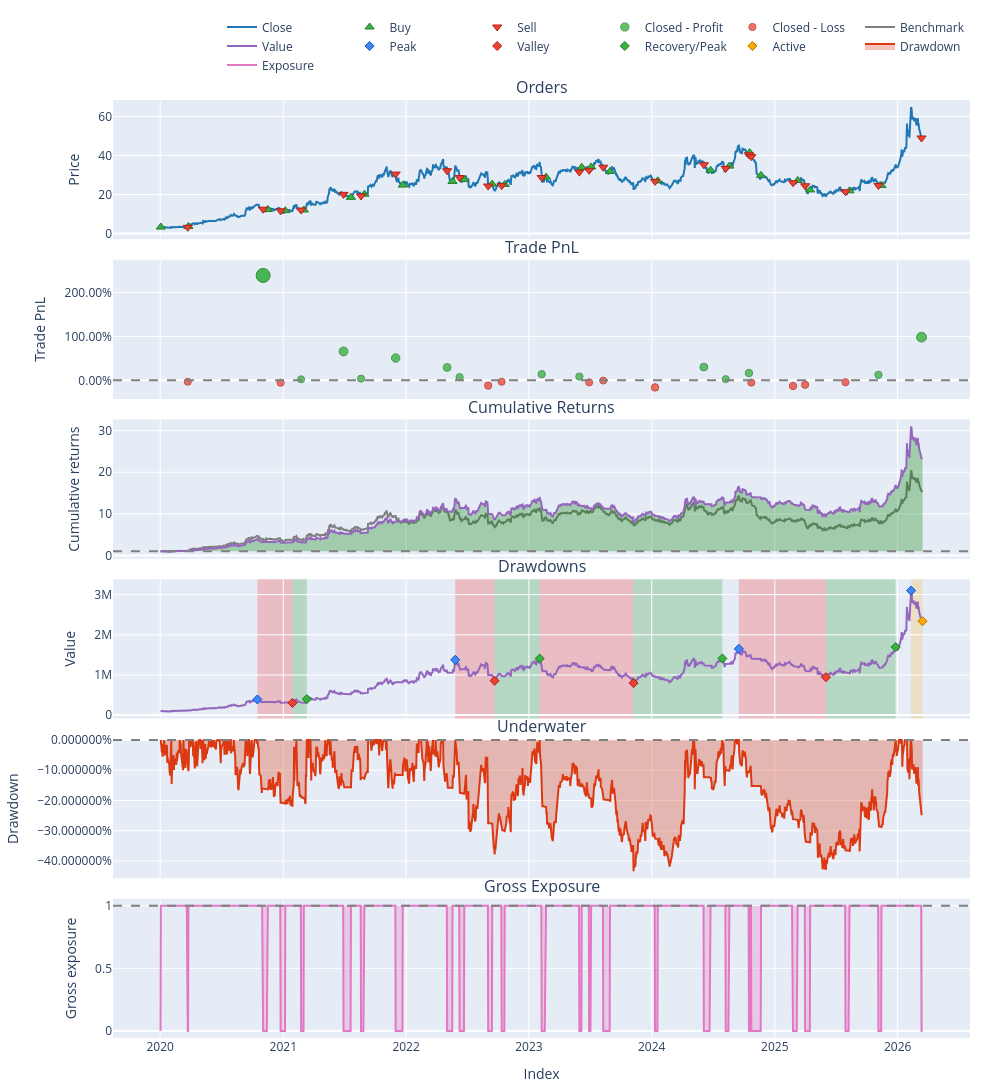
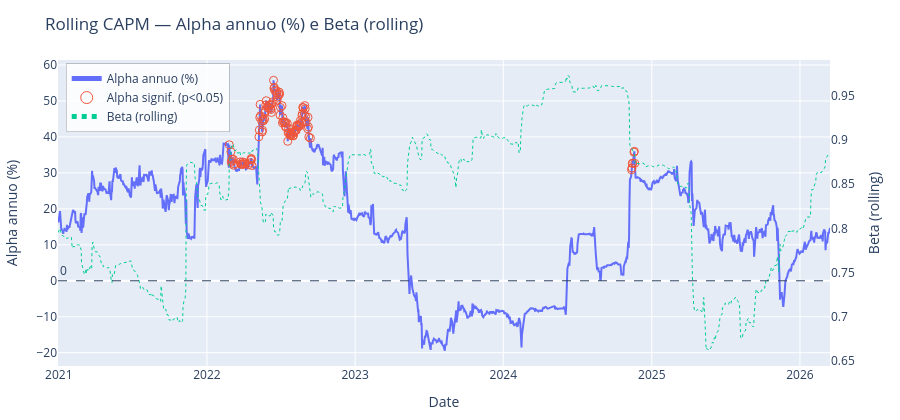
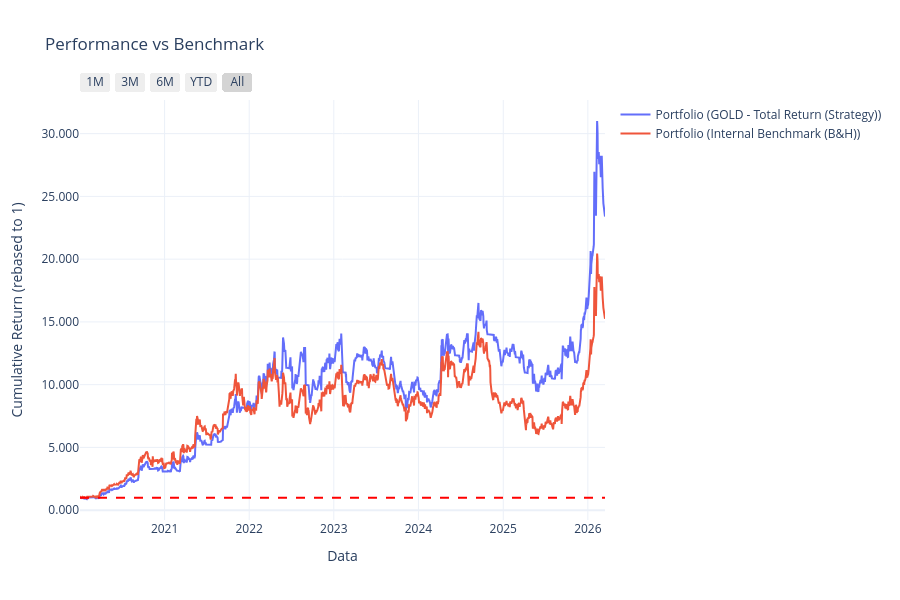
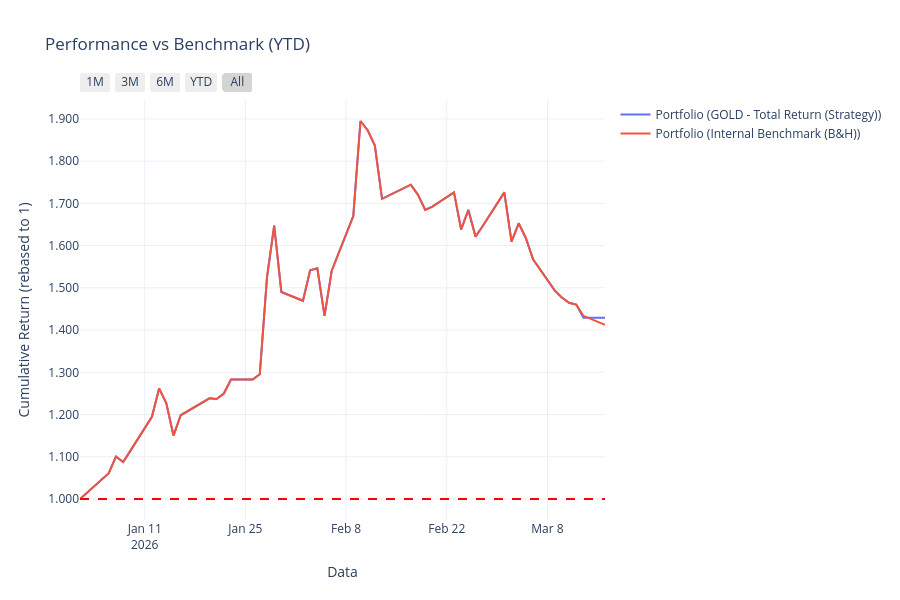

Write notebook code for charts like these, in order.
### Code cell
# figs = generate_portfolio_performance(pf=portfolio,
#                                        portfolio_title=symbol,
#                                        pf_b_h=portfolio_bh,
#                                        portfolio_ts= None,
#                                        benchmark=None)

# %run _bootstrap_dev.ipynb

auto_adjust = True # tipicamente nel calcolo performance uso prezi rettificati per ottenere Total Return. Se False -> Price return

portfolio_title = f"{symbol} - Total"
portfolio_title += " Return" if auto_adjust else " Price" 


figs = generate_portfolio_performance(
    pf=portfolio,
    portfolio_title=portfolio_title,
    benchmark="Internal Benchmark (B&H)",
    alpha_analysis=True,
    show_plots=True
)

### Figure 1 — Plotly figure (JSON) as saved in the notebook; plotly's stock layout.template omitted (floating-point values rounded to 4 significant figures; data arrays with more than 128 entries replaced by an {"elided": "..."} marker saying what was removed)
{"data": [{"legendgroup": "0", "line": {"color": "#1f77b4"}, "name": "Close", "showlegend": true, "type": "scatter", "uid": "35335a73-eea4-408c-a734-afc621901d40", "x": {"elided": "1558 str values"}, "xaxis": "x", "y": {"elided": "1558 float values"}, "yaxis": "y"}, {"customdata": [[0, 29870.0, 99.9], [2, 26260.0, 96.49], [4, 26520.0, 326.9], [6, 26240.0, 308.5], [8, 26100.0, 315.5], [10, 28170.0, 522.6], [12, 26880.0, 542.4], [14, 32930.0, 817.3], [16, 39610.0, 1057.0], [18, 41030.0, 1133.0], [20, 39360.0, 996.7], [22, 38340.0, 964.1], [24, 37990.0, 1098.0], [26, 35160.0, 1192.0], [28, 33330.0, 1136.0], [30, 35520.0, 1129.0], [32, 35080.0, 947.6], [34, 38040.0, 1233.0], [36, 36660.0, 1266.0], [38, 35620.0, 1476.0], [40, 46940.0, 1399.0], [42, 44850.0, 1218.0], [44, 49050.0, 1095.0], [46, 47920.0, 1048.0], [48, 47860.0, 1178.0]], "hovertemplate": "Order Id: %{customdata[0]}<br>Timestamp: %{x}<br>Price: %{y}<br>Size: %{customdata[1]:.6f}<br>Fees: %{customdata[2]:.6f}", "legendgroup": "1", "marker": {"color": "#37B13F", "line": {"color": "rgb(38,123,44)", "width": 1}, "size": 8, "symbol": "triangle-up"}, "mode": "markers", "name": "Buy", "type": "scatter", "uid": "b997aa32-5058-4b01-92ec-eb984b755a96", "x": ["2020-01-03T00:00:00", "2020-03-25T00:00:00", "2020-11-16T00:00:00", "2021-01-07T00:00:00", "2021-03-03T00:00:00", "2021-07-21T00:00:00", "2021-08-30T00:00:00", "2021-12-22T00:00:00", "2022-05-19T00:00:00", "2022-06-23T00:00:00", "2022-09-14T00:00:00", "2022-10-21T00:00:00", "2023-02-21T00:00:00", "2023-06-07T00:00:00", "2023-07-05T00:00:00", "2023-08-30T00:00:00", "2024-01-19T00:00:00", "2024-06-24T00:00:00", "2024-08-19T00:00:00", "2024-10-18T00:00:00", "2024-11-21T00:00:00", "2025-03-10T00:00:00", "2025-04-16T00:00:00", "2025-08-11T00:00:00", "2025-11-14T00:00:00"], "xaxis": "x", "y": [3.345, 3.674, 12.33, 11.76, 12.09, 18.55, 20.18, 24.82, 26.68, 27.62, 25.32, 25.15, 28.9, 33.92, 34.1, 31.79, 27.01, 32.42, 34.53, 41.45, 29.81, 27.16, 22.33, 21.88, 24.62], "yaxis": "y"}, {"customdata": [[1, 29870.0, 96.68], [3, 26260.0, 327.6], [5, 26520.0, 309.2], [7, 26240.0, 316.1], [9, 26100.0, 523.7], [11, 28170.0, 543.5], [13, 26880.0, 819.0], [15, 32930.0, 1059.0], [17, 39610.0, 1135.0], [19, 41030.0, 998.7], [21, 39360.0, 966.0], [23, 38340.0, 1100.0], [25, 37990.0, 1195.0], [27, 35160.0, 1139.0], [29, 33330.0, 1132.0], [31, 35520.0, 949.5], [33, 35080.0, 1236.0], [35, 38040.0, 1268.0], [37, 36660.0, 1479.0], [39, 35620.0, 1402.0], [41, 46940.0, 1221.0], [43, 44850.0, 1098.0], [45, 49050.0, 1050.0], [47, 47920.0, 1181.0], [49, 47860.0, 2341.0]], "hovertemplate": "Order Id: %{customdata[0]}<br>Timestamp: %{x}<br>Price: %{y}<br>Size: %{customdata[1]:.6f}<br>Fees: %{customdata[2]:.6f}", "legendgroup": "2", "marker": {"color": "#EA4335", "line": {"color": "rgb(181,31,18)", "width": 1}, "size": 8, "symbol": "triangle-down"}, "mode": "markers", "name": "Sell", "type": "scatter", "uid": "758c5e1f-20b3-4aca-9494-91603efae2a7", "x": ["2020-03-23T00:00:00", "2020-11-02T00:00:00", "2020-12-24T00:00:00", "2021-02-23T00:00:00", "2021-06-29T00:00:00", "2021-08-20T00:00:00", "2021-12-01T00:00:00", "2022-05-03T00:00:00", "2022-06-09T00:00:00", "2022-09-02T00:00:00", "2022-10-12T00:00:00", "2023-02-08T00:00:00", "2023-05-31T00:00:00", "2023-06-29T00:00:00", "2023-08-10T00:00:00", "2024-01-11T00:00:00", "2024-06-04T00:00:00", "2024-08-08T00:00:00", "2024-10-16T00:00:00", "2024-10-23T00:00:00", "2025-02-24T00:00:00", "2025-04-01T00:00:00", "2025-07-30T00:00:00", "2025-11-05T00:00:00", "2026-03-13T00:00:00"], "xaxis": "x", "y": [3.237, 12.47, 11.66, 12.05, 20.06, 19.29, 30.47, 32.15, 28.67, 24.34, 24.55, 28.69, 31.45, 32.39, 33.95, 26.73, 35.22, 33.35, 40.35, 39.37, 26.0, 24.47, 21.41, 24.64, 48.91], "yaxis": "y"}, {"customdata": [[1, 1, 230700.0, 2.39], [3, 3, 6937.0, 0.02248], [4, 4, 207400.0, 0.6573], [5, 5, 19780.0, 0.03784], [6, 6, 275200.0, 0.5074], [7, 7, 239600.0, 0.2932], [8, 8, 76560.0, 0.07246], [11, 11, 134000.0, 0.1389], [12, 12, 94610.0, 0.08617], [16, 16, 285800.0, 0.3016], [17, 17, 32830.0, 0.02662], [18, 18, 210600.0, 0.1664], [23, 23, 130300.0, 0.1242], [24, 24, 1159000.0, 0.9836]], "hovertemplate": "Exit Trade Id: %{customdata[0]}<br>Position Id: %{customdata[1]}<br>Exit Timestamp: %{x}<br>PnL: %{customdata[2]:.6f}<br>Return: %{customdata[3]:.2%}", "legendgroup": "3", "marker": {"color": "#37B13F", "line": {"color": "rgb(38,123,44)", "width": 1}, "opacity": [0.9, 0.751, 0.791, 0.752, 0.7815, 0.7681, 0.7542, 0.7583, 0.755, 0.7686, 0.7513, 0.7601, 0.7574, 0.8115], "size": [14, 7.048, 8.911, 7.093, 8.471, 7.842, 7.194, 7.389, 7.235, 7.867, 7.06, 7.47, 7.346, 9.869], "symbol": "circle"}, "mode": "markers", "name": "Closed - Profit", "type": "scatter", "uid": "60bc8885-0640-4d7f-bf4b-d42c917d6c39", "x": ["2020-11-02T00:00:00", "2021-02-23T00:00:00", "2021-06-29T00:00:00", "2021-08-20T00:00:00", "2021-12-01T00:00:00", "2022-05-03T00:00:00", "2022-06-09T00:00:00", "2023-02-08T00:00:00", "2023-05-31T00:00:00", "2024-06-04T00:00:00", "2024-08-08T00:00:00", "2024-10-16T00:00:00", "2025-11-05T00:00:00", "2026-03-13T00:00:00"], "xaxis": "x2", "y": [2.39, 0.02248, 0.6573, 0.03784, 0.5074, 0.2932, 0.07246, 0.1389, 0.08617, 0.3016, 0.02662, 0.1664, 0.1242, 0.9836], "yaxis": "y2"}, {"customdata": [[0, 0, -3413.0, -0.03416], [2, 2, -18390.0, -0.05624], [9, 9, -136600.0, -0.1206], [10, 10, -32610.0, -0.03272], [13, 13, -56050.0, -0.047], [14, 14, -7150.0, -0.006292], [15, 15, -181900.0, -0.161], [19, 19, -77000.0, -0.05215], [20, 20, -181500.0, -0.1297], [21, 21, -122900.0, -0.1009], [22, 22, -47150.0, -0.04304]], "hovertemplate": "Exit Trade Id: %{customdata[0]}<br>Position Id: %{customdata[1]}<br>Exit Timestamp: %{x}<br>PnL: %{customdata[2]:.6f}<br>Return: %{customdata[3]:.2%}", "legendgroup": "4", "marker": {"color": "#EA4335", "line": {"color": "rgb(181,31,18)", "width": 1}, "opacity": [0.7518, 0.7531, 0.7572, 0.7517, 0.7526, 0.75, 0.7597, 0.7529, 0.7578, 0.7559, 0.7523], "size": [7.082, 7.147, 7.336, 7.078, 7.12, 7, 7.454, 7.135, 7.362, 7.278, 7.108], "symbol": "circle"}, "mode": "markers", "name": "Closed - Loss", "type": "scatter", "uid": "5b2abf9f-3826-42fa-9649-c00f24256da5", "x": ["2020-03-23T00:00:00", "2020-12-24T00:00:00", "2022-09-02T00:00:00", "2022-10-12T00:00:00", "2023-06-29T00:00:00", "2023-08-10T00:00:00", "2024-01-11T00:00:00", "2024-10-23T00:00:00", "2025-02-24T00:00:00", "2025-04-01T00:00:00", "2025-07-30T00:00:00"], "xaxis": "x2", "y": [-0.03416, -0.05624, -0.1206, -0.03272, -0.047, -0.006292, -0.161, -0.05215, -0.1297, -0.1009, -0.04304], "yaxis": "y2"}, {"legendgroup": "5", "line": {"color": "#7f7f7f"}, "name": "Benchmark", "showlegend": true, "type": "scatter", "uid": "c0ea106e-e781-48ec-a057-679ed8dccc9e", "x": {"elided": "1558 str values"}, "xaxis": "x3", "y": {"elided": "1558 float values"}, "yaxis": "y3"}, {"hoverinfo": "skip", "legendgroup": "6", "line": {"color": "rgba(0, 0, 0, 0)", "width": 0}, "opacity": 0, "showlegend": false, "type": "scatter", "uid": "9f013ed1-c65b-4c1f-9e31-ebdf062c3746", "x": {"elided": "1558 str values"}, "xaxis": "x3", "y": {"elided": "1558 int values"}, "yaxis": "y3"}, {"connectgaps": false, "fill": "tonexty", "fillcolor": "rgba(0, 128, 0, 0.3)", "hoverinfo": "skip", "legendgroup": "6", "line": {"color": "rgba(0, 0, 0, 0)", "width": 0}, "opacity": 0, "showlegend": false, "type": "scatter", "uid": "480c21dc-ff1e-4ded-88bf-f4fbc0181440", "x": {"elided": "1558 str values"}, "xaxis": "x3", "y": {"elided": "1558 float values"}, "yaxis": "y3"}, {"hoverinfo": "skip", "legendgroup": "6", "line": {"color": "rgba(0, 0, 0, 0)", "width": 0}, "opacity": 0, "showlegend": false, "type": "scatter", "uid": "cd148f93-faf4-4f24-b387-837712e550d4", "x": {"elided": "1558 str values"}, "xaxis": "x3", "y": {"elided": "1558 int values"}, "yaxis": "y3"}, {"connectgaps": false, "fill": "tonexty", "fillcolor": "rgba(255, 0, 0, 0.3)", "hoverinfo": "skip", "legendgroup": "6", "line": {"color": "rgba(0, 0, 0, 0)", "width": 0}, "opacity": 0, "showlegend": false, "type": "scatter", "uid": "38476fd6-4f52-4071-b4f7-6734f117e8ee", "x": {"elided": "1558 str values"}, "xaxis": "x3", "y": {"elided": "1558 float values"}, "yaxis": "y3"}, {"legendgroup": "7", "line": {"color": "#9467bd"}, "name": "Value", "showlegend": true, "type": "scatter", "uid": "c4c6b116-3e94-46ea-8ef0-029b1ec3bd03", "x": {"elided": "1558 str values"}, "xaxis": "x3", "y": {"elided": "1558 float values"}, "yaxis": "y3"}, {"hoverinfo": "skip", "legendgroup": "6", "line": {"color": "rgba(0, 0, 0, 0)", "width": 0}, "opacity": 0, "showlegend": false, "type": "scatter", "uid": "0f8470bd-11ce-48dd-93fa-c9ca8427ef51", "x": {"elided": "1558 str values"}, "xaxis": "x3", "y": {"elided": "1558 int values"}, "yaxis": "y3"}, {"legendgroup": "7", "line": {"color": "#9467bd"}, "name": "Value", "showlegend": false, "type": "scatter", "uid": "16e5291e-60c7-485c-a58f-17baf7665c8f", "x": {"elided": "1558 str values"}, "xaxis": "x4", "y": {"elided": "1558 float values"}, "yaxis": "y4"}, {"customdata": [[29], [49], [53], [59]], "hovertemplate": "Drawdown Id: %{customdata[0]}<br>Peak Timestamp: %{x}<br>Peak Value: %{y}", "legendgroup": "8", "marker": {"color": "#4285F4", "line": {"color": "rgb(11,84,205)", "width": 1}, "size": 7, "symbol": "diamond"}, "mode": "markers", "name": "Peak", "type": "scatter", "uid": "f0a31072-1e6e-4d97-b212-5751aed64742", "x": ["2020-10-16T00:00:00", "2022-05-27T00:00:00", "2024-09-16T00:00:00", "2026-02-10T00:00:00"], "xaxis": "x4", "y": [389900.0, 1376000.0, 1651000.0, 3100000.0], "yaxis": "y4"}, {"customdata": [["29", "-0.22063482157164035", "70 days 00:00:00"], ["49", "-0.37833672407277247", "79 days 00:00:00"], ["50", "-0.4339394666314892", "193 days 00:00:00"], ["53", "-0.42790108634488655", "177 days 00:00:00"]], "hovertemplate": "Drawdown Id: %{customdata[0]}<br>Valley Timestamp: %{x}<br>Valley Value: %{y}<br>Drawdown: %{customdata[1]:.2%}<br>Duration: %{customdata[2]}", "legendgroup": "9", "marker": {"color": "#EA4335", "line": {"color": "rgb(181,31,18)", "width": 1}, "size": 7, "symbol": "diamond"}, "mode": "markers", "name": "Valley", "type": "scatter", "uid": "60223106-9906-4e93-ad54-cc651f78102f", "x": ["2021-01-28T00:00:00", "2022-09-21T00:00:00", "2023-11-08T00:00:00", "2025-06-02T00:00:00"], "xaxis": "x4", "y": [303900.0, 855300.0, 796700.0, 944700.0], "yaxis": "y4"}, {"customdata": [["29", "0.3135237366765746", "30 days 00:00:00"], ["49", "0.645569176990006", "92 days 00:00:00"], ["50", "0.7682252360267817", "179 days 00:00:00"], ["53", "0.7925070645150729", "144 days 00:00:00"]], "hovertemplate": "Drawdown Id: %{customdata[0]}<br>End Timestamp: %{x}<br>End Value: %{y}<br>Return: %{customdata[1]:.2%}<br>Duration: %{customdata[2]}", "legendgroup": "10", "marker": {"color": "#37B13F", "line": {"color": "rgb(38,123,44)", "width": 1}, "size": 7, "symbol": "diamond"}, "mode": "markers", "name": "Recovery/Peak", "type": "scatter", "uid": "55dd60b1-fd8a-4a23-a9d0-a76661dc43d8", "x": ["2021-03-12T00:00:00", "2023-02-02T00:00:00", "2024-07-29T00:00:00", "2025-12-26T00:00:00"], "xaxis": "x4", "y": [399100.0, 1407000.0, 1409000.0, 1693000.0], "yaxis": "y4"}, {"customdata": [["59", "-0.2456891402733764", "23 days 00:00:00"]], "hovertemplate": "Drawdown Id: %{customdata[0]}<br>End Timestamp: %{x}<br>End Value: %{y}<br>Return: %{customdata[1]:.2%}<br>Duration: %{customdata[2]}", "legendgroup": "11", "marker": {"color": "#FFAA00", "line": {"color": "rgb(178,118,0)", "width": 1}, "size": 7, "symbol": "diamond"}, "mode": "markers", "name": "Active", "type": "scatter", "uid": "0cb1229c-413f-4a1d-91f9-418e3fa5f887", "x": ["2026-03-16T00:00:00"], "xaxis": "x4", "y": [2339000.0], "yaxis": "y4"}, {"fill": "tozeroy", "fillcolor": "rgba(220,57,18,0.3000)", "legendgroup": "12", "line": {"color": "#dc3912"}, "name": "Drawdown", "showlegend": true, "type": "scatter", "uid": "9196d9bb-e2e2-4b4a-b2d6-6d17dc23f29d", "x": {"elided": "1558 str values"}, "xaxis": "x5", "y": {"elided": "1558 float values"}, "yaxis": "y5"}, {"hoverinfo": "skip", "legendgroup": "6", "line": {"color": "rgba(0, 0, 0, 0)", "width": 0}, "opacity": 0, "showlegend": false, "type": "scatter", "uid": "b7ab2c02-8bbd-4c02-8505-b46fbfa11dda", "x": {"elided": "1558 str values"}, "xaxis": "x6", "y": {"elided": "1558 int values"}, "yaxis": "y6"}, {"connectgaps": false, "fill": "tonexty", "fillcolor": "rgba(227,119,194,0.3000)", "hoverinfo": "skip", "legendgroup": "6", "line": {"color": "rgba(0, 0, 0, 0)", "width": 0}, "opacity": 0, "showlegend": false, "type": "scatter", "uid": "695d3b53-df21-4711-bf9c-298af7849d53", "x": {"elided": "1558 str values"}, "xaxis": "x6", "y": {"elided": "1558 int values"}, "yaxis": "y6"}, {"legendgroup": "13", "line": {"color": "#e377c2"}, "name": "Exposure", "showlegend": true, "type": "scatter", "uid": "572f422d-12be-432a-90d8-85a7f0ef7d1a", "x": {"elided": "1558 str values"}, "xaxis": "x6", "y": {"elided": "1558 int values"}, "yaxis": "y6"}, {"hoverinfo": "skip", "legendgroup": "6", "line": {"color": "rgba(0, 0, 0, 0)", "width": 0}, "opacity": 0, "showlegend": false, "type": "scatter", "uid": "8dcaf2fa-45bb-492a-9ce3-dd1f507cff60", "x": {"elided": "1558 str values"}, "xaxis": "x6", "y": {"elided": "1558 int values"}, "yaxis": "y6"}], "layout": {"annotations": [{"font": {"size": 16}, "showarrow": false, "text": "Orders", "x": 0.5, "xanchor": "center", "xref": "paper", "y": 1, "yanchor": "bottom", "yref": "paper"}, {"font": {"size": 16}, "showarrow": false, "text": "Trade PnL", "x": 0.5, "xanchor": "center", "xref": "paper", "y": 0.8297, "yanchor": "bottom", "yref": "paper"}, {"font": {"size": 16}, "showarrow": false, "text": "Cumulative Returns", "x": 0.5, "xanchor": "center", "xref": "paper", "y": 0.6594, "yanchor": "bottom", "yref": "paper"}, {"font": {"size": 16}, "showarrow": false, "text": "Drawdowns", "x": 0.5, "xanchor": "center", "xref": "paper", "y": 0.4891, "yanchor": "bottom", "yref": "paper"}, {"font": {"size": 16}, "showarrow": false, "text": "Underwater", "x": 0.5, "xanchor": "center", "xref": "paper", "y": 0.3188, "yanchor": "bottom", "yref": "paper"}, {"font": {"size": 16}, "showarrow": false, "text": "Gross Exposure", "x": 0.5, "xanchor": "center", "xref": "paper", "y": 0.1485, "yanchor": "bottom", "yref": "paper"}], "height": 1830, "legend": {"orientation": "h", "traceorder": "normal", "x": 1, "xanchor": "right", "y": 1.022, "yanchor": "bottom"}, "margin": {"b": 30, "l": 30, "r": 30, "t": 30}, "shapes": [{"line": {"color": "gray", "dash": "dash"}, "type": "line", "x0": 0, "x1": 1, "xref": "paper", "y0": 0, "y1": 0, "yref": "y2"}, {"line": {"color": "gray", "dash": "dash"}, "type": "line", "x0": 0, "x1": 1, "xref": "paper", "y0": 1, "y1": 1, "yref": "y3"}, {"fillcolor": "red", "layer": "below", "line": {"width": 0}, "opacity": 0.2, "type": "rect", "x0": "2020-10-16T00:00:00", "x1": "2021-01-28T00:00:00", "xref": "x4", "y0": 0.3406, "y1": 0.4891, "yref": "paper"}, {"fillcolor": "red", "layer": "below", "line": {"width": 0}, "opacity": 0.2, "type": "rect", "x0": "2022-05-27T00:00:00", "x1": "2022-09-21T00:00:00", "xref": "x4", "y0": 0.3406, "y1": 0.4891, "yref": "paper"}, {"fillcolor": "red", "layer": "below", "line": {"width": 0}, "opacity": 0.2, "type": "rect", "x0": "2023-02-02T00:00:00", "x1": "2023-11-08T00:00:00", "xref": "x4", "y0": 0.3406, "y1": 0.4891, "yref": "paper"}, {"fillcolor": "red", "layer": "below", "line": {"width": 0}, "opacity": 0.2, "type": "rect", "x0": "2024-09-16T00:00:00", "x1": "2025-06-02T00:00:00", "xref": "x4", "y0": 0.3406, "y1": 0.4891, "yref": "paper"}, {"fillcolor": "green", "layer": "below", "line": {"width": 0}, "opacity": 0.2, "type": "rect", "x0": "2021-01-28T00:00:00", "x1": "2021-03-12T00:00:00", "xref": "x4", "y0": 0.3406, "y1": 0.4891, "yref": "paper"}, {"fillcolor": "green", "layer": "below", "line": {"width": 0}, "opacity": 0.2, "type": "rect", "x0": "2022-09-21T00:00:00", "x1": "2023-02-02T00:00:00", "xref": "x4", "y0": 0.3406, "y1": 0.4891, "yref": "paper"}, {"fillcolor": "green", "layer": "below", "line": {"width": 0}, "opacity": 0.2, "type": "rect", "x0": "2023-11-08T00:00:00", "x1": "2024-07-29T00:00:00", "xref": "x4", "y0": 0.3406, "y1": 0.4891, "yref": "paper"}, {"fillcolor": "green", "layer": "below", "line": {"width": 0}, "opacity": 0.2, "type": "rect", "x0": "2025-06-02T00:00:00", "x1": "2025-12-26T00:00:00", "xref": "x4", "y0": 0.3406, "y1": 0.4891, "yref": "paper"}, {"fillcolor": "orange", "layer": "below", "line": {"width": 0}, "opacity": 0.2, "type": "rect", "x0": "2026-02-10T00:00:00", "x1": "2026-03-16T00:00:00", "xref": "x4", "y0": 0.3406, "y1": 0.4891, "yref": "paper"}, {"line": {"color": "gray", "dash": "dash"}, "type": "line", "x0": 0, "x1": 1, "xref": "paper", "y0": 0, "y1": 0, "yref": "y5"}, {"line": {"color": "gray", "dash": "dash"}, "type": "line", "x0": 0, "x1": 1, "xref": "paper", "y0": 1, "y1": 1, "yref": "y6"}], "showlegend": true, "width": 1000, "xaxis": {"anchor": "y", "domain": [0, 1], "matches": "x6", "showticklabels": false}, "xaxis2": {"anchor": "y2", "domain": [0, 1], "matches": "x6", "showticklabels": false}, "xaxis3": {"anchor": "y3", "domain": [0, 1], "matches": "x6", "showticklabels": false}, "xaxis4": {"anchor": "y4", "domain": [0, 1], "matches": "x6", "showticklabels": false}, "xaxis5": {"anchor": "y5", "domain": [0, 1], "matches": "x6", "showticklabels": false}, "xaxis6": {"anchor": "y6", "domain": [0, 1], "title": {"text": "Index"}}, "yaxis": {"anchor": "x", "domain": [0.8515, 1], "title": {"text": "Price"}}, "yaxis2": {"anchor": "x2", "domain": [0.6812, 0.8297], "tickformat": ".2%", "title": {"text": "Trade PnL"}}, "yaxis3": {"anchor": "x3", "domain": [0.5109, 0.6594], "title": {"text": "Cumulative returns"}}, "yaxis4": {"anchor": "x4", "domain": [0.3406, 0.4891], "title": {"text": "Value"}}, "yaxis5": {"anchor": "x5", "domain": [0.1703, 0.3188], "tickformat": "%", "title": {"text": "Drawdown"}}, "yaxis6": {"anchor": "x6", "domain": [0, 0.1485], "title": {"text": "Gross exposure"}}}}

### Figure 2 — Plotly figure (JSON) as saved in the notebook; plotly's stock layout.template omitted (floating-point values rounded to 4 significant figures; data arrays with more than 128 entries replaced by an {"elided": "..."} marker saying what was removed)
{"data": [{"customdata": {"elided": "1307x1 float values"}, "hovertemplate": "Date: %{x}<br>Alpha annuo: %{y:.3f}%<br>p: %{customdata[0]:.3g}", "line": {"width": 2}, "mode": "lines", "name": "Alpha annuo (%)", "type": "scatter", "x": {"elided": "1307 str values"}, "y": {"elided": "1307 float values"}}, {"customdata": [[0.0348], [0.0301], [0.04407], [0.04188], [0.03924], [0.03925], [0.04894], [0.04655], [0.04211], [0.04539], [0.0463], [0.04607], [0.04195], [0.04518], [0.04579], [0.04362], [0.04617], [0.0471], [0.04352], [0.03867], [0.03653], [0.038], [0.04882], [0.02873], [0.02282], [0.01514], [0.0104], [0.01777], [0.02174], [0.03164], [0.02971], [0.02088], [0.02206], [0.02052], [0.01616], [0.01505], [0.01241], [0.01047], [0.013], [0.01413], [0.01384], [0.01234], [0.01217], [0.0141], [0.0149], [0.01683], [0.01244], [0.01136], [0.006189], [0.009047], [0.008796], [0.01006], [0.0102], [0.01101], [0.01495], [0.01335], [0.01231], [0.01108], [0.01203], [0.02268], [0.01667], [0.01555], [0.03023], [0.02471], [0.02797], [0.02938], [0.02922], [0.03329], [0.02887], [0.03393], [0.02928], [0.0472], [0.03468], [0.02868], [0.03305], [0.03652], [0.03543], [0.03695], [0.03377], [0.03501], [0.03695], [0.03741], [0.03359], [0.03307], [0.03194], [0.03091], [0.03079], [0.02586], [0.02634], [0.02554], [0.02682], [0.02583], [0.02637], [0.02441], [0.02148], [0.02285], [0.01687], [0.01547], [0.01207], [0.01225], [0.01555], [0.01044], [0.01196], [0.01676], [0.02129], [0.02816], [0.01977], [0.03012], [0.04524], [0.047], [0.04214], [0.03909], [0.03234], [0.03207], [0.02082], [0.02006], [0.03985]], "hovertemplate": "Date: %{x}<br>Alpha annuo: %{y:.3f}%<br>p: %{customdata[0]:.3g}", "marker": {"size": 8, "symbol": "circle-open"}, "mode": "markers", "name": "Alpha signif. (p<0.05)", "type": "scatter", "x": ["2022-02-25T00:00:00", "2022-03-01T00:00:00", "2022-03-02T00:00:00", "2022-03-03T00:00:00", "2022-03-04T00:00:00", "2022-03-07T00:00:00", "2022-03-08T00:00:00", "2022-03-09T00:00:00", "2022-03-24T00:00:00", "2022-03-25T00:00:00", "2022-03-28T00:00:00", "2022-03-29T00:00:00", "2022-03-30T00:00:00", "2022-03-31T00:00:00", "2022-04-01T00:00:00", "2022-04-04T00:00:00", "2022-04-05T00:00:00", "2022-04-14T00:00:00", "2022-04-18T00:00:00", "2022-04-19T00:00:00", "2022-04-20T00:00:00", "2022-04-21T00:00:00", "2022-04-22T00:00:00", "2022-05-09T00:00:00", "2022-05-10T00:00:00", "2022-05-11T00:00:00", "2022-05-12T00:00:00", "2022-05-13T00:00:00", "2022-05-16T00:00:00", "2022-05-17T00:00:00", "2022-05-18T00:00:00", "2022-05-19T00:00:00", "2022-05-20T00:00:00", "2022-05-23T00:00:00", "2022-05-24T00:00:00", "2022-05-25T00:00:00", "2022-05-26T00:00:00", "2022-05-27T00:00:00", "2022-05-31T00:00:00", "2022-06-01T00:00:00", "2022-06-02T00:00:00", "2022-06-03T00:00:00", "2022-06-06T00:00:00", "2022-06-07T00:00:00", "2022-06-08T00:00:00", "2022-06-09T00:00:00", "2022-06-10T00:00:00", "2022-06-13T00:00:00", "2022-06-14T00:00:00", "2022-06-15T00:00:00", "2022-06-16T00:00:00", "2022-06-17T00:00:00", "2022-06-21T00:00:00", "2022-06-22T00:00:00", "2022-06-23T00:00:00", "2022-06-24T00:00:00", "2022-06-27T00:00:00", "2022-06-28T00:00:00", "2022-06-29T00:00:00", "2022-06-30T00:00:00", "2022-07-01T00:00:00", "2022-07-05T00:00:00", "2022-07-06T00:00:00", "2022-07-07T00:00:00", "2022-07-08T00:00:00", "2022-07-11T00:00:00", "2022-07-12T00:00:00", "2022-07-13T00:00:00", "2022-07-14T00:00:00", "2022-07-15T00:00:00", "2022-07-18T00:00:00", "2022-07-19T00:00:00", "2022-07-20T00:00:00", "2022-07-21T00:00:00", "2022-07-22T00:00:00", "2022-07-25T00:00:00", "2022-07-26T00:00:00", "2022-07-27T00:00:00", "2022-07-28T00:00:00", "2022-07-29T00:00:00", "2022-08-01T00:00:00", "2022-08-02T00:00:00", "2022-08-03T00:00:00", "2022-08-04T00:00:00", "2022-08-05T00:00:00", "2022-08-08T00:00:00", "2022-08-09T00:00:00", "2022-08-10T00:00:00", "2022-08-11T00:00:00", "2022-08-12T00:00:00", "2022-08-15T00:00:00", "2022-08-16T00:00:00", "2022-08-17T00:00:00", "2022-08-18T00:00:00", "2022-08-19T00:00:00", "2022-08-22T00:00:00", "2022-08-23T00:00:00", "2022-08-24T00:00:00", "2022-08-25T00:00:00", "2022-08-26T00:00:00", "2022-08-29T00:00:00", "2022-08-30T00:00:00", "2022-08-31T00:00:00", "2022-09-01T00:00:00", "2022-09-02T00:00:00", "2022-09-06T00:00:00", "2022-09-07T00:00:00", "2022-09-08T00:00:00", "2022-09-09T00:00:00", "2022-09-13T00:00:00", "2024-11-12T00:00:00", "2024-11-13T00:00:00", "2024-11-14T00:00:00", "2024-11-15T00:00:00", "2024-11-18T00:00:00", "2024-11-19T00:00:00", "2024-11-20T00:00:00"], "y": [37.83, 35.89, 32.94, 33.31, 33.78, 33.78, 32.12, 32.48, 33.04, 32.48, 32.34, 32.38, 33.08, 32.57, 32.48, 32.82, 32.42, 32.26, 32.83, 33.65, 34.04, 33.77, 32.06, 40.04, 41.91, 45.42, 49.05, 45.89, 44.37, 41.39, 41.85, 44.95, 44.46, 44.97, 46.74, 47.27, 48.92, 50.09, 48.56, 47.97, 48.12, 48.9, 48.99, 48.0, 47.63, 46.8, 49.17, 49.79, 55.76, 53.53, 53.73, 52.9, 52.82, 52.21, 50.25, 51.07, 51.7, 52.49, 51.93, 46.06, 48.21, 48.7, 43.91, 45.37, 44.29, 43.92, 43.98, 42.95, 44.07, 42.63, 43.79, 38.79, 41.11, 42.4, 41.26, 40.49, 40.73, 40.38, 41.13, 40.85, 40.41, 40.31, 41.17, 41.3, 41.57, 41.83, 41.86, 43.18, 43.04, 43.27, 42.9, 43.19, 43.03, 43.61, 44.52, 44.06, 45.91, 46.51, 48.23, 48.13, 46.38, 48.73, 47.86, 45.71, 44.11, 42.27, 45.48, 42.78, 40.0, 39.66, 30.87, 31.36, 32.65, 32.69, 35.78, 36.0, 32.67]}, {"hovertemplate": "Date: %{x}<br>Beta: %{y:.3f}", "line": {"dash": "dot", "width": 1}, "mode": "lines", "name": "Beta (rolling)", "type": "scatter", "x": {"elided": "1307 str values"}, "y": {"elided": "1307 float values"}, "yaxis": "y2"}], "layout": {"annotations": [{"showarrow": false, "text": "0", "x": 0, "xanchor": "left", "xref": "x domain", "y": 0, "yanchor": "bottom", "yref": "y"}], "height": 420, "legend": {"bgcolor": "rgba(255,255,255,0.85)", "bordercolor": "rgba(0,0,0,0.2)", "borderwidth": 1, "font": {"size": 12}, "itemsizing": "constant", "orientation": "v", "x": 0.01, "xanchor": "left", "y": 0.99, "yanchor": "top"}, "margin": {"b": 40, "l": 50, "r": 70, "t": 60}, "shapes": [{"line": {"dash": "dash", "width": 1}, "type": "line", "x0": 0, "x1": 1, "xref": "x domain", "y0": 0, "y1": 0, "yref": "y"}], "title": {"text": "Rolling CAPM — Alpha annuo (%) e Beta (rolling)"}, "xaxis": {"title": {"text": "Date"}}, "yaxis": {"title": {"text": "Alpha annuo (%)"}, "zeroline": true}, "yaxis2": {"overlaying": "y", "showgrid": false, "side": "right", "title": {"text": "Beta (rolling)"}}}}

### Figure 3 — Plotly figure (JSON) as saved in the notebook; plotly's stock layout.template omitted (floating-point values rounded to 4 significant figures; data arrays with more than 128 entries replaced by an {"elided": "..."} marker saying what was removed)
{"data": [{"mode": "lines", "name": "Portfolio (GOLD - Total Return (Strategy))", "type": "scatter", "x": {"elided": "1558 str values"}, "y": {"elided": "1558 float values"}}, {"mode": "lines", "name": "Portfolio (Internal Benchmark (B&H))", "type": "scatter", "x": {"elided": "1558 str values"}, "y": {"elided": "1558 float values"}}], "layout": {"height": 600, "hovermode": "x unified", "legend": {"orientation": "v", "x": 1.02, "xanchor": "left", "y": 1, "yanchor": "auto"}, "margin": {"t": 100}, "shapes": [{"line": {"color": "red", "dash": "dash", "width": 2}, "type": "line", "x0": 0, "x1": 1, "xref": "x domain", "y0": 1, "y1": 1, "yref": "y"}], "title": {"text": "Performance vs Benchmark"}, "xaxis": {"rangeselector": {"buttons": [{"count": 1, "label": "1M", "step": "month", "stepmode": "backward"}, {"count": 3, "label": "3M", "step": "month", "stepmode": "backward"}, {"count": 6, "label": "6M", "step": "month", "stepmode": "backward"}, {"count": 1, "label": "YTD", "step": "year", "stepmode": "todate"}, {"label": "All", "step": "all"}]}, "title": {"text": "Data"}}, "yaxis": {"tickformat": ".3f", "title": {"text": "Cumulative Return (rebased to 1)"}}}}

### Figure 4 — Plotly figure (JSON) as saved in the notebook; plotly's stock layout.template omitted (floating-point values rounded to 4 significant figures)
{"data": [{"mode": "lines", "name": "Portfolio (GOLD - Total Return (Strategy))", "type": "scatter", "x": ["2026-01-02T00:00:00", "2026-01-05T00:00:00", "2026-01-06T00:00:00", "2026-01-07T00:00:00", "2026-01-08T00:00:00", "2026-01-09T00:00:00", "2026-01-12T00:00:00", "2026-01-13T00:00:00", "2026-01-14T00:00:00", "2026-01-15T00:00:00", "2026-01-16T00:00:00", "2026-01-20T00:00:00", "2026-01-21T00:00:00", "2026-01-22T00:00:00", "2026-01-23T00:00:00", "2026-01-26T00:00:00", "2026-01-27T00:00:00", "2026-01-28T00:00:00", "2026-01-29T00:00:00", "2026-01-30T00:00:00", "2026-02-02T00:00:00", "2026-02-03T00:00:00", "2026-02-04T00:00:00", "2026-02-05T00:00:00", "2026-02-06T00:00:00", "2026-02-09T00:00:00", "2026-02-10T00:00:00", "2026-02-11T00:00:00", "2026-02-12T00:00:00", "2026-02-13T00:00:00", "2026-02-17T00:00:00", "2026-02-18T00:00:00", "2026-02-19T00:00:00", "2026-02-20T00:00:00", "2026-02-23T00:00:00", "2026-02-24T00:00:00", "2026-02-25T00:00:00", "2026-02-26T00:00:00", "2026-02-27T00:00:00", "2026-03-02T00:00:00", "2026-03-03T00:00:00", "2026-03-04T00:00:00", "2026-03-05T00:00:00", "2026-03-06T00:00:00", "2026-03-09T00:00:00", "2026-03-10T00:00:00", "2026-03-11T00:00:00", "2026-03-12T00:00:00", "2026-03-13T00:00:00", "2026-03-16T00:00:00"], "y": [1, 1.046, 1.061, 1.101, 1.087, 1.114, 1.194, 1.262, 1.227, 1.15, 1.198, 1.238, 1.237, 1.25, 1.283, 1.283, 1.295, 1.525, 1.648, 1.49, 1.469, 1.541, 1.546, 1.434, 1.541, 1.67, 1.895, 1.873, 1.837, 1.711, 1.744, 1.72, 1.684, 1.692, 1.726, 1.638, 1.684, 1.621, 1.646, 1.726, 1.609, 1.653, 1.617, 1.568, 1.494, 1.477, 1.465, 1.46, 1.429, 1.429]}, {"mode": "lines", "name": "Portfolio (Internal Benchmark (B&H))", "type": "scatter", "x": ["2026-01-02T00:00:00", "2026-01-05T00:00:00", "2026-01-06T00:00:00", "2026-01-07T00:00:00", "2026-01-08T00:00:00", "2026-01-09T00:00:00", "2026-01-12T00:00:00", "2026-01-13T00:00:00", "2026-01-14T00:00:00", "2026-01-15T00:00:00", "2026-01-16T00:00:00", "2026-01-20T00:00:00", "2026-01-21T00:00:00", "2026-01-22T00:00:00", "2026-01-23T00:00:00", "2026-01-26T00:00:00", "2026-01-27T00:00:00", "2026-01-28T00:00:00", "2026-01-29T00:00:00", "2026-01-30T00:00:00", "2026-02-02T00:00:00", "2026-02-03T00:00:00", "2026-02-04T00:00:00", "2026-02-05T00:00:00", "2026-02-06T00:00:00", "2026-02-09T00:00:00", "2026-02-10T00:00:00", "2026-02-11T00:00:00", "2026-02-12T00:00:00", "2026-02-13T00:00:00", "2026-02-17T00:00:00", "2026-02-18T00:00:00", "2026-02-19T00:00:00", "2026-02-20T00:00:00", "2026-02-23T00:00:00", "2026-02-24T00:00:00", "2026-02-25T00:00:00", "2026-02-26T00:00:00", "2026-02-27T00:00:00", "2026-03-02T00:00:00", "2026-03-03T00:00:00", "2026-03-04T00:00:00", "2026-03-05T00:00:00", "2026-03-06T00:00:00", "2026-03-09T00:00:00", "2026-03-10T00:00:00", "2026-03-11T00:00:00", "2026-03-12T00:00:00", "2026-03-13T00:00:00", "2026-03-16T00:00:00"], "y": [1, 1.046, 1.061, 1.101, 1.087, 1.114, 1.194, 1.262, 1.227, 1.15, 1.198, 1.238, 1.237, 1.25, 1.283, 1.283, 1.295, 1.525, 1.648, 1.49, 1.469, 1.541, 1.546, 1.434, 1.541, 1.67, 1.895, 1.873, 1.837, 1.711, 1.744, 1.72, 1.684, 1.692, 1.726, 1.638, 1.684, 1.621, 1.646, 1.726, 1.609, 1.653, 1.617, 1.568, 1.494, 1.477, 1.465, 1.46, 1.434, 1.413]}], "layout": {"height": 600, "hovermode": "x unified", "legend": {"orientation": "v", "x": 1.02, "xanchor": "left", "y": 1, "yanchor": "auto"}, "margin": {"t": 100}, "shapes": [{"line": {"color": "red", "dash": "dash", "width": 2}, "type": "line", "x0": 0, "x1": 1, "xref": "x domain", "y0": 1, "y1": 1, "yref": "y"}], "title": {"text": "Performance vs Benchmark (YTD)"}, "xaxis": {"rangeselector": {"buttons": [{"count": 1, "label": "1M", "step": "month", "stepmode": "backward"}, {"count": 3, "label": "3M", "step": "month", "stepmode": "backward"}, {"count": 6, "label": "6M", "step": "month", "stepmode": "backward"}, {"count": 1, "label": "YTD", "step": "year", "stepmode": "todate"}, {"label": "All", "step": "all"}]}, "title": {"text": "Data"}}, "yaxis": {"tickformat": ".3f", "title": {"text": "Cumulative Return (rebased to 1)"}}}}
